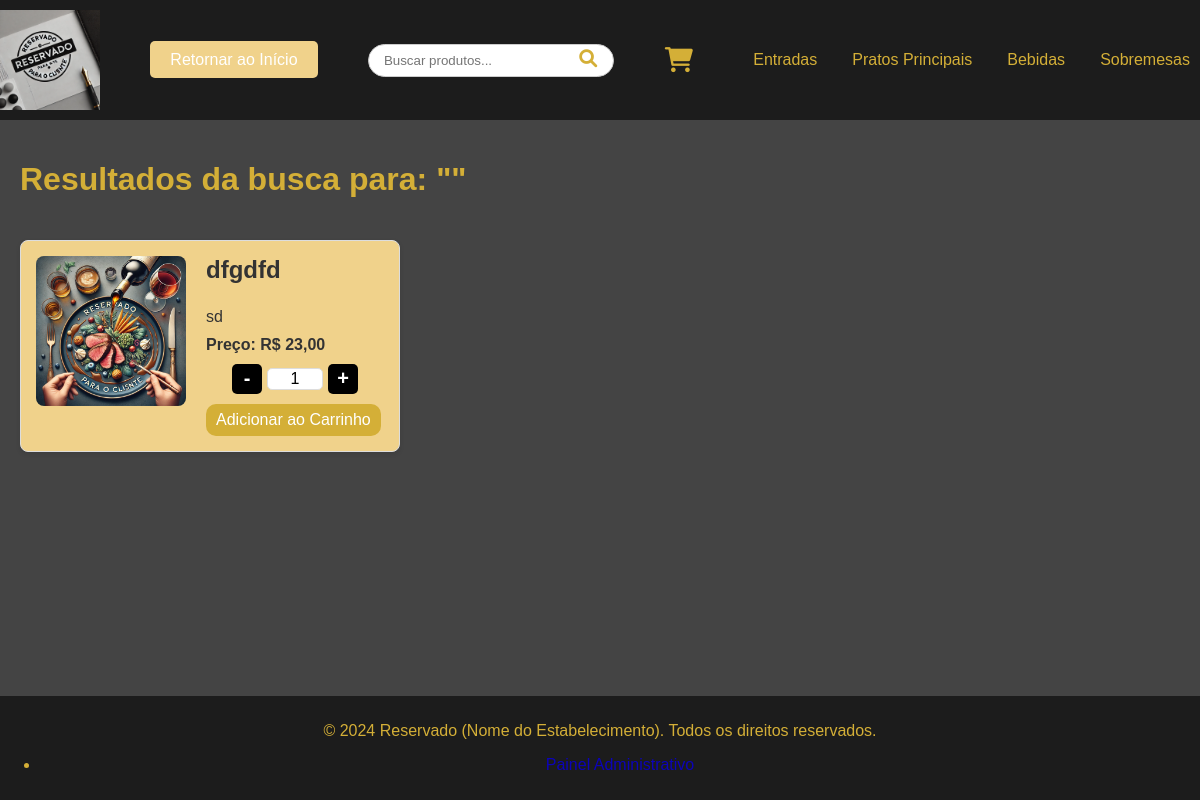
The page /busca.php on the database its author committed.
### tables this page shows
CREATE TABLE `produtos` (
  `id` int NOT NULL AUTO_INCREMENT,
  `nome` varchar(255) NOT NULL,
  `descricao` text NOT NULL,
  `preco` decimal(10,2) NOT NULL,
  `estoque` int NOT NULL DEFAULT '0',
  `categoria` enum('entradas','principais','bebidas','sobremesas') NOT NULL,
  `imagem` varchar(255) DEFAULT NULL,
  `data_criacao` timestamp NULL DEFAULT CURRENT_TIMESTAMP,
  PRIMARY KEY (`id`)
);

### busca.php (the view, shortened to what this page needs)
<?php
include 'header.php';
require_once $_SERVER['DOCUMENT_ROOT'] . '/cardapio-dinamico-semapi/db/conexao.php';
$base_url = '/cardapio-dinamico-semapi/admin/uploads/produtos/';
$termo_busca = isset($_GET['q']) ? $_GET['q'] : '';
$stmt = $pdo->prepare("SELECT * FROM produtos WHERE nome LIKE :termo OR descricao LIKE :termo");
$stmt->bindValue(':termo', '%' . $termo_busca . '%');
$stmt->execute();
$produtos = $stmt->fetchAll(PDO::FETCH_ASSOC);
?>
<!DOCTYPE html>
<html lang="pt-BR">
<head>
    <link rel="stylesheet" href="../assets/css/style.css?v=<?php echo time(); ?>">
</head>
<body>
    <h1>Resultados da busca para: "<?php echo htmlspecialchars($termo_busca); ?>"</h1>
    <div class="produtos-container">
        <?php if (count($produtos) > 0): ?>
            <?php foreach ($produtos as $produto): ?>
                <div class="produto-item">
                    <div class="produto-imagem">
                        <?php if ($produto['imagem']): ?>
                            <img src="<?php echo $base_url . htmlspecialchars($produto['imagem']); ?>" alt="<?php echo htmlspecialchars($produto['nome']); ?>">
                        <?php endif; ?>
                    </div>
                    <div class="produto-info">
                        <h3><?php echo htmlspecialchars($produto['nome']); ?></h3>
                        <p><?php echo htmlspecialchars($produto['descricao']); ?></p>
                        <p class="preco">Preço: R$ <?php echo number_format($produto['preco'], 2, ',', '.'); ?></p>
                        <form class="adicionar-carrinho-form">
                            <div class="quantidade-container">
                                <button type="button" class="quantidade-btn diminuir">-</button>
                                <input type="number" name="quantidade" value="1" min="1" required class="quantidade-input">
                                <button type="button" class="quantidade-btn aumentar">+</button>
                            </div>
                            <button type="button" class="adicionar-carrinho-btn">Adicionar ao Carrinho</button>
                        </form>
                    </div>
                </div>
            <?php endforeach; ?>
        <?php else: ?>
            <p>Nenhum produto encontrado para o termo "<?php echo htmlspecialchars($termo_busca); ?>"</p>
        <?php endif; ?>
    </div>
    <?php include 'footer.php'; ?>
</body>
</html>

### assets/css/carrinho.css (style rules this page uses)
.produto-item { position: relative; padding: 15px; border: 1px solid #ddd; margin-bottom: 10px; }
.adicionar-carrinho-btn { background-color: #d4af37; color: white; padding: 7px 10px; border: none; border-radius: 10px; font-size: 16px; cursor: pointer; transition: background-color 0.3s ease; }
.quantidade-container { display: flex; align-items: center; justify-content: center; margin-bottom: 10px; }
.quantidade-btn { background-color: #000; color: white; border: none; width: 30px; height: 30px; font-size: 20px; font-weight: bold; cursor: pointer; display: flex; align-items: center; justify-content: center; border-radius: 5px; margin: 0 5px; }
.quantidade-input { width: 50px; text-align: center; font-size: 16px; border: 1px solid #ddd; border-radius: 5px; }
input[type=number] { -webkit-appearance: none; -moz-appearance: textfield; appearance: none; }

### assets/css/global.css (style rules this page uses)
html, body { height: 100%; margin: 0; }
body { display: flex; flex-direction: column; font-family: Arial, sans-serif; background-color: #444; color: #d4af37; margin: 0; padding: 0; }
.produtos-container { display: grid; grid-template-columns: repeat(3, 1fr); gap: 10px; padding: 20px 0; }
.produto-item { background-color: #f0d28b; border: 1px solid #ddd; border-radius: 8px; overflow: hidden; padding: 15px; box-shadow: 0 2px 5px rgba(0, 0, 0, 0.1); transition: transform 0.2s ease; display: flex; align-items: flex-start; }
.produto-imagem img { max-width: 150px; height: auto; margin-right: 20px; border-radius: 8px; display: block; }
.produto-info { flex-grow: 1; }
.produto-info h3 { margin-top: 0; font-size: 1.5em; color: #333; }
.produto-info p { margin: 10px 0; color: #333; }
.produto-info .preco { font-weight: bold; color: #333; }

### rows shown on the page
produtos: imagem (picture), nome "dfgdfd", descricao "sd", preco "23,00"

### other values the page prints
$section['title'] "Entradas"
$section['title'] "Pratos Principais"
$section['title'] "Bebidas"
$section['title'] "Sobremesas"
$site_name "Reservado (Nome do Estabelecimento)"
